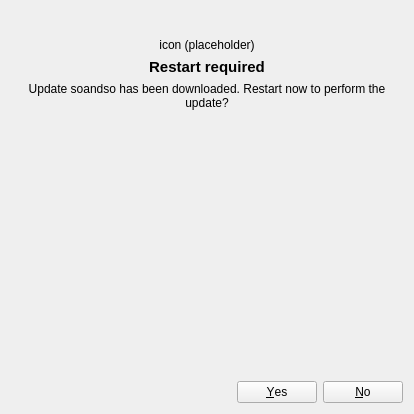
<?xml version="1.0" encoding="UTF-8"?>
<ui version="4.0">
 <class>UpdateDownloadedWidget</class>
 <widget class="QWidget" name="UpdateDownloadedWidget">
  <property name="geometry">
   <rect>
    <x>0</x>
    <y>0</y>
    <width>414</width>
    <height>414</height>
   </rect>
  </property>
  <property name="sizePolicy">
   <sizepolicy hsizetype="Preferred" vsizetype="Maximum">
    <horstretch>0</horstretch>
    <verstretch>0</verstretch>
   </sizepolicy>
  </property>
  <layout class="QVBoxLayout" name="verticalLayout">
   <item>
    <spacer name="verticalSpacer_2">
     <property name="orientation">
      <enum>Qt::Vertical</enum>
     </property>
     <property name="sizeHint" stdset="0">
      <size>
       <width>20</width>
       <height>40</height>
      </size>
     </property>
    </spacer>
   </item>
   <item>
    <layout class="QGridLayout" name="gridLayout">
     <item row="0" column="0">
      <widget class="QLabel" name="iconLabel">
       <property name="sizePolicy">
        <sizepolicy hsizetype="Fixed" vsizetype="Fixed">
         <horstretch>0</horstretch>
         <verstretch>0</verstretch>
        </sizepolicy>
       </property>
       <property name="minimumSize">
        <size>
         <width>128</width>
         <height>0</height>
        </size>
       </property>
       <property name="maximumSize">
        <size>
         <width>128</width>
         <height>128</height>
        </size>
       </property>
       <property name="text">
        <string notr="true">icon (placeholder)</string>
       </property>
       <property name="alignment">
        <set>Qt::AlignCenter</set>
       </property>
      </widget>
     </item>
    </layout>
   </item>
   <item>
    <widget class="QLabel" name="headingLabel">
     <property name="sizePolicy">
      <sizepolicy hsizetype="Preferred" vsizetype="Maximum">
       <horstretch>0</horstretch>
       <verstretch>0</verstretch>
      </sizepolicy>
     </property>
     <property name="text">
      <string>&lt;html&gt;&lt;head/&gt;&lt;body&gt;&lt;p&gt;&lt;span style=&quot; font-size:11pt; font-weight:700;&quot;&gt;Restart required&lt;/span&gt;&lt;/p&gt;&lt;/body&gt;&lt;/html&gt;</string>
     </property>
     <property name="alignment">
      <set>Qt::AlignHCenter|Qt::AlignTop</set>
     </property>
    </widget>
   </item>
   <item>
    <widget class="QLabel" name="descriptionLabel">
     <property name="sizePolicy">
      <sizepolicy hsizetype="Preferred" vsizetype="Maximum">
       <horstretch>0</horstretch>
       <verstretch>0</verstretch>
      </sizepolicy>
     </property>
     <property name="minimumSize">
      <size>
       <width>260</width>
       <height>0</height>
      </size>
     </property>
     <property name="text">
      <string notr="true">Update soandso has been downloaded. Restart now to perform the update?</string>
     </property>
     <property name="alignment">
      <set>Qt::AlignCenter</set>
     </property>
     <property name="wordWrap">
      <bool>true</bool>
     </property>
    </widget>
   </item>
   <item>
    <spacer name="verticalSpacer">
     <property name="orientation">
      <enum>Qt::Vertical</enum>
     </property>
     <property name="sizeHint" stdset="0">
      <size>
       <width>20</width>
       <height>277</height>
      </size>
     </property>
    </spacer>
   </item>
   <item>
    <widget class="QDialogButtonBox" name="buttonBox">
     <property name="standardButtons">
      <set>QDialogButtonBox::No|QDialogButtonBox::Yes</set>
     </property>
    </widget>
   </item>
  </layout>
 </widget>
 <resources/>
 <connections/>
</ui>
